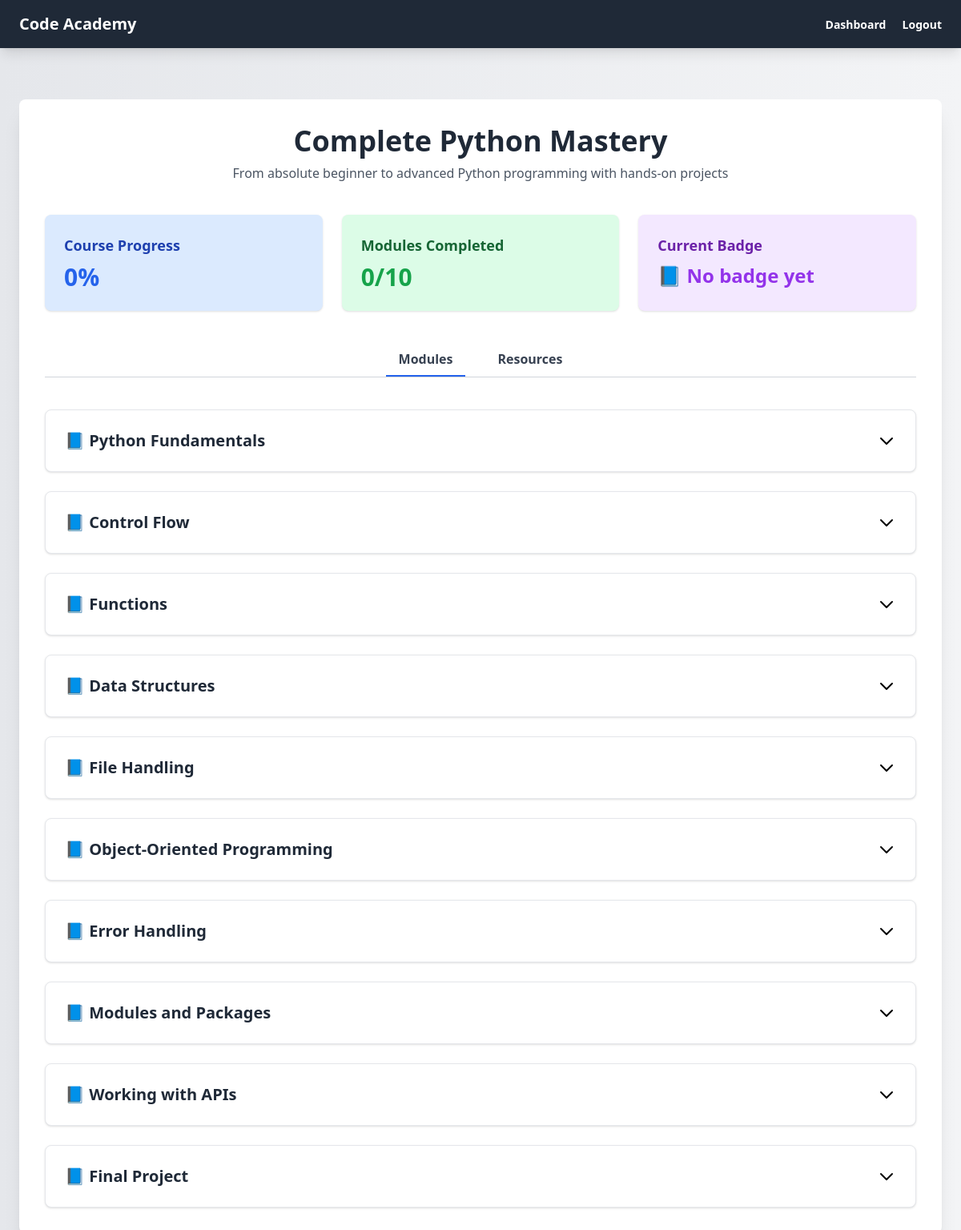
The app's page /course.php?course_id=1 (signed in) with its own data.
### tables this page shows
CREATE TABLE `courses` (
  `id` int(11) NOT NULL,
  `course_name` varchar(255) NOT NULL,
  `description` text DEFAULT NULL,
  `teacher_id` int(11) DEFAULT NULL
);

CREATE TABLE `student_progress` (
  `id` int(11) NOT NULL,
  `student_id` int(11) NOT NULL,
  `course_id` int(11) NOT NULL,
  `completed` int(11) DEFAULT 0,
  `last_accessed` timestamp NOT NULL DEFAULT current_timestamp() ON UPDATE current_timestamp()
);

CREATE TABLE `modules` (
  `id` int(11) NOT NULL,
  `course_id` int(11) NOT NULL,
  `module_name` varchar(255) NOT NULL,
  `module_description` text DEFAULT NULL,
  `sort_order` int(11) DEFAULT 0,
  `is_capstone` tinyint(1) DEFAULT 0
);

### course.php (the view, shortened to what this page needs)
<?php
include('db.php');
$user_id = $_SESSION['user_id'];
$course_id = $_GET['course_id'];
$query = "SELECT * FROM courses WHERE id = ?";
$stmt = $conn->prepare($query);
$stmt->bind_param("i", $course_id);
$stmt->execute();
$result = $stmt->get_result();
$course = $result->fetch_assoc();
$modulesQuery = "SELECT * FROM modules WHERE course_id = ? ORDER BY sort_order ASC";
$stmt = $conn->prepare($modulesQuery);
$stmt->bind_param("i", $course_id);
$stmt->execute();
$modulesResult = $stmt->get_result();
$modules = [];
while ($row = $modulesResult->fetch_assoc()) {
    $modules[] = $row;
}
if (!empty($modules)) {
    $last_module_id = end($modules)['id'];
}
$progressQuery = "SELECT completed FROM student_progress WHERE student_id = ? AND course_id = ?";
$stmt = $conn->prepare($progressQuery);
$stmt->bind_param("ii", $user_id, $course_id);
$stmt->execute();
$progressResult = $stmt->get_result();
if ($progressRow = $progressResult->fetch_assoc()) {
    $currentProgress = $progressRow['completed'];
}
$totalModules = count($modules);
?>
<!DOCTYPE html>
<html lang="en">
<head>
  <script src="https://cdn.tailwindcss.com"></script>
</head>
<body class="bg-gradient-to-r from-gray-200 to-gray-100">
  <header class="sticky top-0 bg-gray-800 text-white flex justify-between items-center px-6 py-4 shadow-lg z-10">
    <h1 class="text-xl font-bold">Code Academy</h1>
    <nav>
      <a href="student_dashboard.php" class="text-sm font-semibold hover:text-gray-300 transition-colors duration-300 mr-4">Dashboard</a>
      <a href="logout.php" class="text-sm font-semibold hover:text-gray-300 transition-colors duration-300">Logout</a>
    </nav>
  </header>
  <div class="max-w-6xl mx-auto mt-16 p-8 bg-white rounded-lg shadow-xl">
    <div class="text-center mb-10">
      <h2 class="text-4xl font-bold text-gray-800"><?= htmlspecialchars($course['course_name']) ?></h2>
      <?php if (!empty($course['description'])): ?>
        <p class="text-gray-600 mt-2"><?= nl2br(htmlspecialchars($course['description'])) ?></p>
      <?php endif; ?>
    </div>
    <div class="grid grid-cols-1 md:grid-cols-3 gap-6 mb-10">
      <div class="bg-blue-100 p-6 rounded-lg shadow">
        <h3 class="text-lg font-semibold text-blue-800">Course Progress</h3>
        <p class="text-3xl font-bold text-blue-600 mt-2"><?= $currentProgress ?>%</p>
      </div>
      <div class="bg-green-100 p-6 rounded-lg shadow">
        <h3 class="text-lg font-semibold text-green-800">Modules Completed</h3>
        <p class="text-3xl font-bold text-green-600 mt-2"><?= floor($currentProgress / (100 / max(1, $totalModules))) ?>/<?= $totalModules ?></p>
      </div>
      <div class="bg-purple-100 p-6 rounded-lg shadow">
        <h3 class="text-lg font-semibold text-purple-800">Current Badge</h3>
        <?php
        $badge = '';
        if ($currentProgress >= 80) {
            $badge = '🌟 Pro Badge';
        } elseif ($currentProgress >= 60) {
            $badge = '🔥 Intermediate Badge';
        } elseif ($currentProgress >= 20) {
            $badge = '✨ Beginner Badge';
        } else {
            $badge = '📘 No badge yet';
        }
        ?>
        <p class="text-2xl font-bold text-purple-600 mt-2"><?= $badge ?></p>
      </div>
    </div>
    <nav class="mb-10 border-b border-gray-300">
      <ul class="flex justify-center space-x-6">
        <li>
          <a href="#" class="tab-link inline-block py-2 px-4 font-semibold text-gray-700 hover:text-blue-600 transition-colors duration-300 border-b-2 border-blue-600" data-tab="modules">Modules</a>
        </li>
        <li>
          <a href="#" class="tab-link inline-block py-2 px-4 font-semibold text-gray-700 hover:text-blue-600 transition-colors duration-300" data-tab="resources">Resources</a>
        </li>
      </ul>
    </nav>
    <div class="space-y-10">
      <div id="modules" class="tab-content fade-in active">
        <?php if (count($modules) > 0): ?>
          <div class="space-y-6">
            <?php foreach ($modules as $module): ?>
              <div class="bg-white p-6 rounded-lg shadow border border-gray-200 hover:border-blue-500 transition-colors duration-300">
                <div class="flex justify-between items-center cursor-pointer" onclick="toggleAccordion(this)">
                  <h3 class="text-xl font-semibold text-gray-800">📘 <?= htmlspecialchars($module['module_name']) ?></h3>
                  <svg class="w-6 h-6 transition-transform duration-300" fill="none" stroke="currentColor" viewBox="0 0 24 24">
                    <path stroke-linecap="round" stroke-linejoin="round" stroke-width="2" d="M19 9l-7 7-7-7" />
                  </svg>
                </div>
              </div>
            <?php endforeach; ?>
          </div>
        <?php else: ?>
          <div class="bg-white p-6 rounded-lg shadow border border-gray-200 text-center">
            <p class="text-gray-500">No modules available for this course.</p>
          </div>
        <?php endif; ?>
      </div>
</body>
</html>

### course.php (style rules this page uses)
.fade-in { animation: fadeIn 0.5s ease-out; }
.tab-content { display: none; }
.tab-content.active { display: block; }

### records on screen
courses: course_name "Complete Python Mastery", description "From absolute beginner to advanced Python programming with hands-on projects"
student_progress: completed "0", floor($currentProgress/(100/max(1,$totalModules))) "0", completed "📘 No badge yet"
modules: module_name "Python Fundamentals"
modules: module_name "Control Flow"
modules: module_name "Functions"
modules: module_name "Data Structures"
modules: module_name "File Handling"
modules: module_name "Object-Oriented Programming"
modules: module_name "Error Handling"
modules: module_name "Modules and Packages"
modules: module_name "Working with APIs"
modules: module_name "Final Project"

### other values on screen
$totalModules "10"
